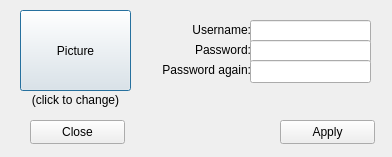
<?xml version="1.0" encoding="UTF-8"?>
<ui version="4.0">
 <class>dw_about_user</class>
 <widget class="QDialog" name="dw_about_user">
  <property name="geometry">
   <rect>
    <x>0</x>
    <y>0</y>
    <width>392</width>
    <height>157</height>
   </rect>
  </property>
  <property name="windowTitle">
   <string>About User</string>
  </property>
  <widget class="QLineEdit" name="le_username">
   <property name="geometry">
    <rect>
     <x>250</x>
     <y>20</y>
     <width>121</width>
     <height>23</height>
    </rect>
   </property>
  </widget>
  <widget class="QLabel" name="lb_username">
   <property name="geometry">
    <rect>
     <x>180</x>
     <y>20</y>
     <width>71</width>
     <height>20</height>
    </rect>
   </property>
   <property name="text">
    <string>Username:</string>
   </property>
   <property name="alignment">
    <set>Qt::AlignRight|Qt::AlignTrailing|Qt::AlignVCenter</set>
   </property>
  </widget>
  <widget class="QLabel" name="lb_passwd">
   <property name="geometry">
    <rect>
     <x>180</x>
     <y>40</y>
     <width>71</width>
     <height>20</height>
    </rect>
   </property>
   <property name="text">
    <string>Password:</string>
   </property>
   <property name="alignment">
    <set>Qt::AlignRight|Qt::AlignTrailing|Qt::AlignVCenter</set>
   </property>
  </widget>
  <widget class="QLabel" name="lb_passwd_again">
   <property name="geometry">
    <rect>
     <x>150</x>
     <y>60</y>
     <width>101</width>
     <height>20</height>
    </rect>
   </property>
   <property name="text">
    <string>Password again:</string>
   </property>
   <property name="alignment">
    <set>Qt::AlignRight|Qt::AlignTrailing|Qt::AlignVCenter</set>
   </property>
  </widget>
  <widget class="QLineEdit" name="lineEdit">
   <property name="geometry">
    <rect>
     <x>250</x>
     <y>40</y>
     <width>121</width>
     <height>23</height>
    </rect>
   </property>
  </widget>
  <widget class="QLineEdit" name="lineEdit_2">
   <property name="geometry">
    <rect>
     <x>250</x>
     <y>60</y>
     <width>121</width>
     <height>23</height>
    </rect>
   </property>
  </widget>
  <widget class="QPushButton" name="pb_avatar">
   <property name="geometry">
    <rect>
     <x>20</x>
     <y>10</y>
     <width>111</width>
     <height>81</height>
    </rect>
   </property>
   <property name="text">
    <string>Picture</string>
   </property>
  </widget>
  <widget class="QPushButton" name="pb_close">
   <property name="geometry">
    <rect>
     <x>30</x>
     <y>120</y>
     <width>95</width>
     <height>24</height>
    </rect>
   </property>
   <property name="text">
    <string>Close</string>
   </property>
  </widget>
  <widget class="QPushButton" name="pb_apply">
   <property name="geometry">
    <rect>
     <x>280</x>
     <y>120</y>
     <width>95</width>
     <height>24</height>
    </rect>
   </property>
   <property name="text">
    <string>Apply</string>
   </property>
  </widget>
  <widget class="QLabel" name="lb_clicktochange">
   <property name="geometry">
    <rect>
     <x>20</x>
     <y>90</y>
     <width>111</width>
     <height>20</height>
    </rect>
   </property>
   <property name="text">
    <string>(click to change)</string>
   </property>
   <property name="alignment">
    <set>Qt::AlignCenter</set>
   </property>
  </widget>
 </widget>
 <resources/>
 <connections/>
</ui>
